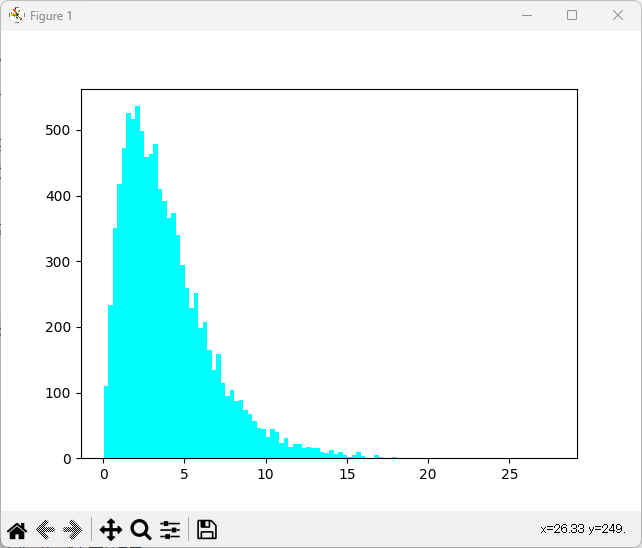

This chart was generated by the following Python code:
# カイ二乗分布のグラフを描く
import numpy as np
import matplotlib.pyplot as plt

N=10_000

plt.hist(
    np.random.normal(size=N)**2
    +np.random.normal(size=N)**2
    +np.random.normal(size=N)**2
    +np.random.normal(size=N)**2, bins=100, color='aqua')

# 直接作る例
# plt.hist(np.random.chisquare(4, size=N), alpha=100, color='aqua')

plt.show()
